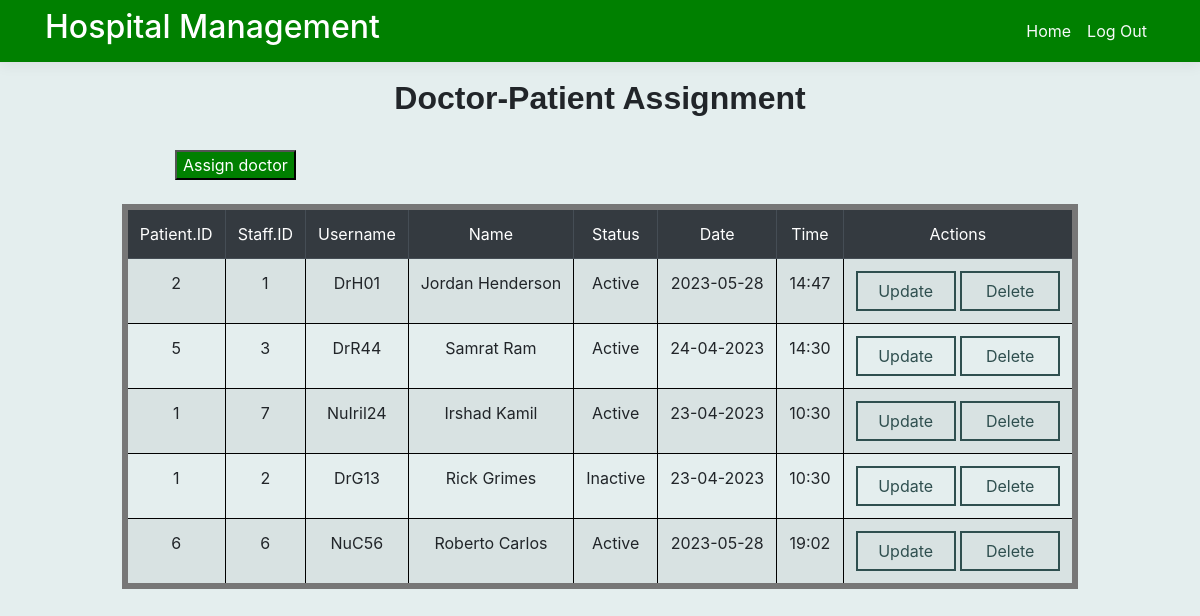
The app's page /manageAssignedDoctors.php with its own data.
### tables this page shows
CREATE TABLE Assigned_patient (
    patient_id int,
    staff_id text(255), username text(255),
    FOREIgn KEY (patient_id) REFERENCES Patient_details(patient_id),
    FOREIGN KEY (staff_id) REFERENCES Staff_details(staff_id)
 
);

CREATE TABLE Appointment_details (
    appointment_id int,
    date text(255),
    time text(255),
    patient_id int,
    PRIMARY KEY (appointment_id),
    FOREIGN KEY (patient_id) REFERENCES Patient_details(patient_id)
);

CREATE TABLE Staff_details (
    staff_id int,
    username text(255),
    fname text(255),
    lname text(255),
    datebirth text(255),
    email text(255),
    pwd text(255), role text(255), status text(255),
    PRIMARY KEY (staff_id)
);

### manageAssignedDoctorsSQL.php (called while the page is built)
<?php
function getDoctor()
{
    $db = new SQLITE3("C:\\xampp\\htdocs\\hospital_project\\hospital_database.db");
    $sql = "SELECT * FROM Assigned_patient JOIN Staff_details ON Assigned_Patient.staff_id = Staff_details.staff_id JOIN Appointment_details ON Assigned_Patient.patient_id = Appointment_details.patient_id";
    $stmt = $db->prepare($sql);
    $result = $stmt->execute();
    while ($row = $result->fetchArray()) {
        $arrayResult[] = $row;
    }
    return $arrayResult;
}

### manageAssignedDoctors.php (the view, shortened to what this page needs)
<?php require("innerNavbar.php");
include_once("manageAssignedDoctorsSQL.php");
$user = getDoctor();
?>
<div class="container pb-5">
    <main role="main" class="pb-3">
        <h2 style="font-family: 'Trebuchet MS', sans-serif; text-align: center;"> <strong>Doctor-Patient Assignment</strong> </h2>
        <br>
        <div style="display: flex; justify-content: center;">
            <a href="assignDoctor.php"><button style="background-color: green; color: white; margin-left: -425px;">Assign doctor</button></a>
        </div>
        <br>
        <div class="row">
            <div class="col-14" style="margin: 0 auto;">
                <table class="table table-striped tableFrame">
                    <thead class="table-dark">
                        <td>Patient.ID</td>
                        <td>Staff.ID</td>
                        <td>Username</td>
                        <td>Name</td>
                        <td>Status</td>
                        <td>Date</td>
                        <td>Time</td>
                        <td>Actions</td>
                    </thead>
                    <?php
                    for ($i = 0; $i < count($user); $i++) :
                    ?>
                        <tr>
                            <td><?php echo $user[$i]['patient_id']; ?></td>
                            <td><?php echo $user[$i]['staff_id'] ?></td>
                            <td><?php echo $user[$i]['username'] ?></td>
                            <td><?php echo $user[$i]['fname'] . ' ' . $user[$i]['lname']; ?></td>
                            <td><?php echo $user[$i]['status'] ?></td>
                            <td><?php echo $user[$i]['date'] ?></td>
                            <td><?php echo $user[$i]['time'] ?></td>
                            <td>
                                <form action="actionAssignDoctor/updateAssignDoctor.php" method="get">
                                    <button type="submit" class="updatebuttonfortable">Update</button>
                                </form>
                                <form action="actionAssignDoctor/deleteAssignDoctor.php" method="get">
                                    <button type="submit" class="deletebuttonfortable">Delete</button>
                                </form>
                            </td>
                        </tr>
                    <?php endfor; ?>
                </table>
            </div>
        </div>
    </main>
</div>

### innerNavbar.php (shortened to what this page needs)
<!doctype html>
<html lang="en">
<head>
	<link rel="stylesheet" href="/hospital_project/site.css" />
	<link rel="stylesheet" href="https://stackpath.bootstrapcdn.com/bootstrap/4.3.1/css/bootstrap.min.css">
</head>
<body class="bgColor">
	<header>
		<nav class="navbar navbar-expand-sm navbar-toggleable-sm navbar-light border-bottom box-shadow mb-3">
			<div class="container">
				<h2 class="text">Hospital Management</h2>
				<div class="navbar-collapse collapse d-sm-inline-flex flex-sm-row-reverse">
					<ul class="navbar-nav flex-grow-1">
						<li class="space">
							<a class="nav-link text-light" href="loginpage.php">Home</a>
						</li>
						<li>
							<a class="nav-link text-light" href="/hospital_project/loginPage.php">Log Out</a>
						</li>
					</ul>
				</div>
			</div>
		</nav>
	</header>
</body>
</html>

### site.css (style rules this page uses)
a { color: #03d626; }
html { font-size: 14px; }
@media (min-width: 768px) { html { font-size: 16px; } }
.border-bottom { border-bottom: 1px solid #e5e5e5; }
.box-shadow { box-shadow: 0 .25rem .75rem rgba(0, 0, 0, .05); }
html { position: relative; min-height: 100%; }
body { margin-bottom: 60px; }
.bgColor { background-color: #e4eeee; }
.container { min-height: 100%; }

### innerNavbar.php (style rules this page uses)
li.space { margin-left: auto; }
.navbar { background-color: green; }
.text { color: white; }

### manageAssignedDoctors.php (style rules this page uses)
form { display: inline-block; }
td { border: 1px solid black; text-align: center; }
.tableFrame { border: 6px solid #777777; }
.updatebuttonfortable { background-color: transparent; color: darkslategrey; padding: 6px; border: 2px solid darkslategray; display: inline-block; width: 100px; height: 40px; }
.deletebuttonfortable { background-color: transparent; color: darkslategrey; padding: 6px; border: 2px solid darkslategray; display: inline-block; width: 100px; height: 40px; }

### records on screen
assigned_patient: appointment_details.patient_id "2", staff.staff_id "1", staff.username "DrH01", staff.fname "Jordan", staff.lname "Henderson", staff.status "Active", appointment_details.date "2023-05-28", appointment_details.time "14:47"
assigned_patient: appointment_details.patient_id "5", staff.staff_id "3", staff.username "DrR44", staff.fname "Samrat", staff.lname "Ram", staff.status "Active", appointment_details.date "24-04-2023", appointment_details.time "14:30"
assigned_patient: appointment_details.patient_id "1", staff.staff_id "7", staff.username "NuIril24", staff.fname "Irshad", staff.lname "Kamil", staff.status "Active", appointment_details.date "23-04-2023", appointment_details.time "10:30"
assigned_patient: appointment_details.patient_id "1", staff.staff_id "2", staff.username "DrG13", staff.fname "Rick", staff.lname "Grimes", staff.status "Inactive", appointment_details.date "23-04-2023", appointment_details.time "10:30"
assigned_patient: appointment_details.patient_id "6", staff.staff_id "6", staff.username "NuC56", staff.fname "Roberto", staff.lname "Carlos", staff.status "Active", appointment_details.date "2023-05-28", appointment_details.time "19:02"
